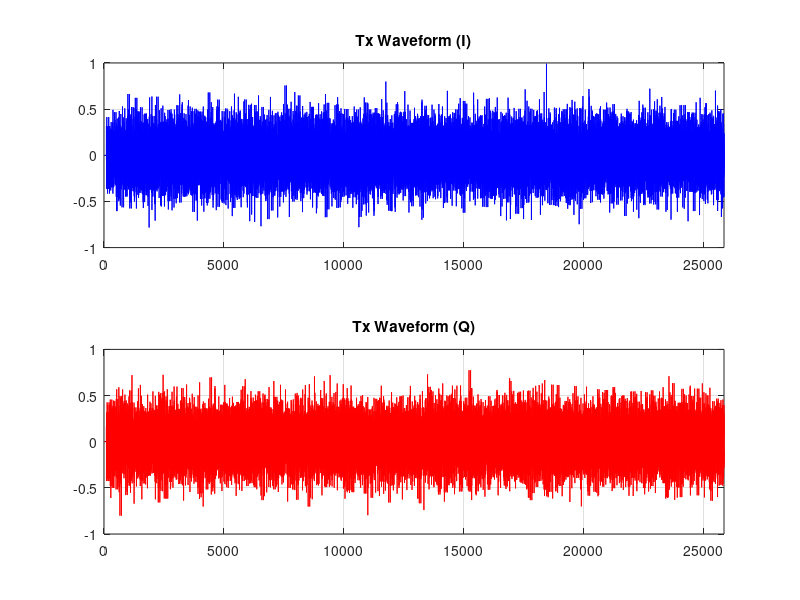
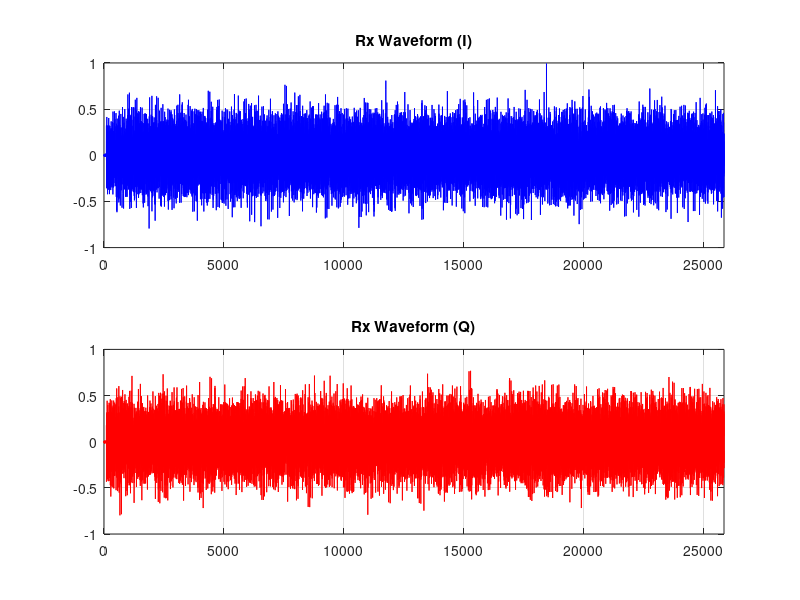
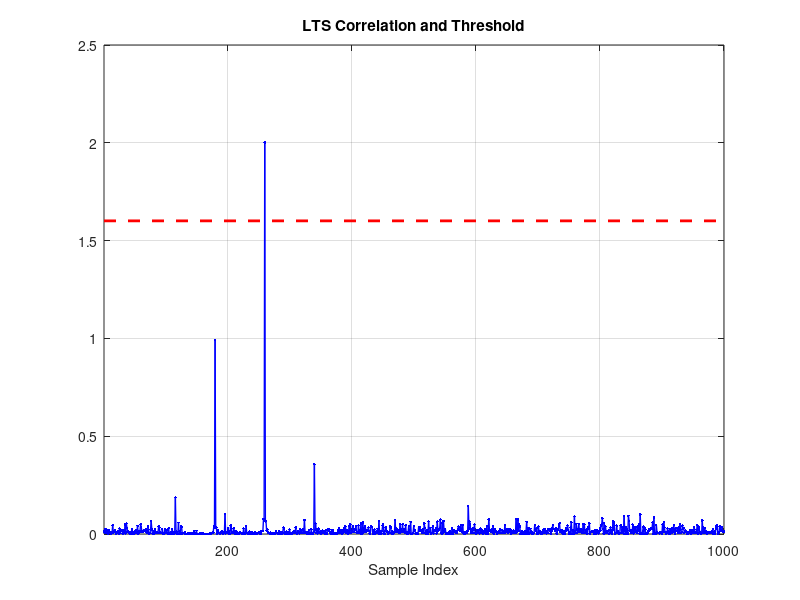
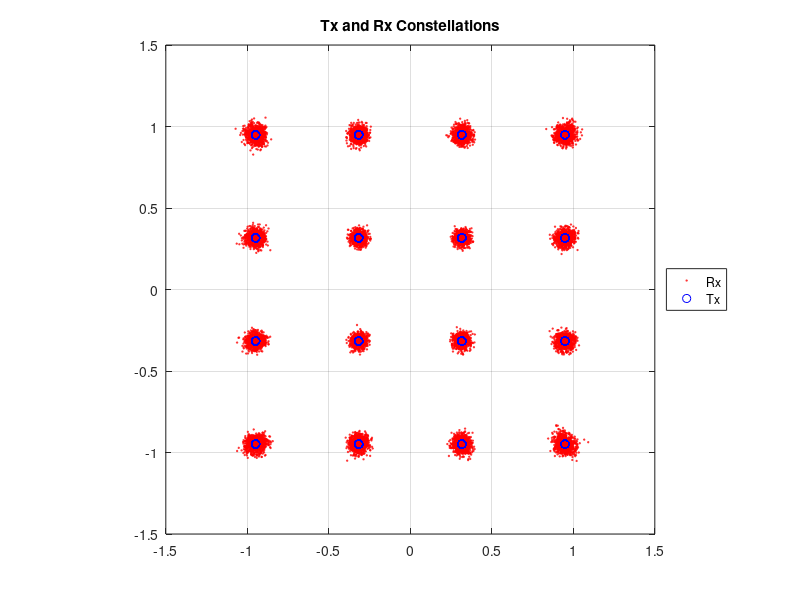

Write the MATLAB code that produced these figures, in order.
%%%%%%%%%%%%%%%%%%%%%%%%%%%%%%%%%%%%%%%%%%%%%%%%%%%%%%%%%%%%%%%%%%%%%%%%%%%
% siso_ofdm_mf_sim.m
% A sane example of Simulated OFDM sysetm
% Copyright (c) 2015 Mango Communications - All Rights Reserved
% Distributed under the WARP License (http://warpproject.org/license)
% Author: C. Nicolas Barati. email: nicobarti@rice.edu
%%%%%%%%%%%%%%%%%%%%%%%%%%%%%%%%%%%%%%%%%%%%%%%%%%%%%%%%%%%%%%%%%%%%%%%%%%%

clear
close all;
% Params:
WRITE_PNG_FILES         = 0;           % Enable writing plots to PNG
CHANNEL                 = 11;          % Channel to tune Tx and Rx radios
SIM_snr_db              = 30;          % simulation data SC SNR

% Waveform params
N_OFDM_SYMS             = 320;         % Number of OFDM symbols
MOD_ORDER               = 16;           % Modulation order (2/4/16/64 = BSPK/QPSK/16-QAM/64-QAM)
TX_SCALE                = 1.0;          % Scale for Tx waveform ([0:1])

% OFDM params
SC_IND_PILOTS           = [8 22 44 58];                           % Pilot subcarrier indices
SC_IND_DATA             = [2:7 9:21 23:27 39:43 45:57 59:64];     % Data subcarrier indices
N_SC                    = 64;                                     % Number of subcarriers
CP_LEN                  = 16;                                     % Cyclic prefix length
N_DATA_SYMS             = N_OFDM_SYMS * length(SC_IND_DATA);      % Number of data symbols (one per data-bearing subcarrier per OFDM symbol)
N_LTS                   = 2;

% Rx processing params
FFT_OFFSET                    = 16;          % Number of CP samples to use in FFT (on average)
LTS_CORR_THRESH               = 0.8;         % Normalized threshold for LTS correlation
DO_APPLY_CFO_CORRECTION       = 0;           % Enable CFO estimation/correction
DO_APPLY_SFO_CORRECTION       = 0;           % Enable SFO estimation/correction
DO_APPLY_PHASE_ERR_CORRECTION = 0;           % Enable Residual CFO estimation/correction

% WARPLab experiment params
USE_AGC                 = true;        % Use the AGC if running on WARP hardware
MAX_TX_LEN              = 2^20;        % Maximum number of samples to use for this experiment
TRIGGER_OFFSET_TOL_NS   = 3000;        % Trigger time offset toleration between Tx and Rx that can be accomodated


% Use sane defaults for hardware-dependent params in sim-only version
maximum_buffer_len = min(MAX_TX_LEN, 2^20);
SAMP_FREQ           = 40e6;
example_mode_string = 'sim';


%% Define a half-band 2x interpolation filter response
% Define the preamble
% LTS for CFO and channel estimation
lts_f = [0 1 -1 -1 1 1 -1 1 -1 1 -1 -1 -1 -1 -1 1 1 -1 -1 1 -1 1 -1 1 1 1 1 0 0 0 0 0 0 0 0 0 0 0 1 1 -1 -1 1 1 -1 1 -1 1 1 1 1 1 1 -1 -1 1 1 -1 1 -1 1 1 1 1];


%% Generate a payload of random integers
tx_data = randi(MOD_ORDER, 1, N_DATA_SYMS) - 1;

% Functions for data -> complex symbol mapping (like qammod, avoids comm toolbox requirement)
% These anonymous functions implement the modulation mapping from IEEE 802.11-2012 Section 18.3.5.8
modvec_bpsk   =  (1/sqrt(2))  .* [-1 1];
modvec_16qam  =  (1/sqrt(10)) .* [-3 -1 +3 +1];
modvec_64qam  =  (1/sqrt(43)) .* [-7 -5 -1 -3 +7 +5 +1 +3];

mod_fcn_bpsk  = @(x) complex(modvec_bpsk(1+x),0);
mod_fcn_qpsk  = @(x) complex(modvec_bpsk(1+bitshift(x, -1)), modvec_bpsk(1+mod(x, 2)));
mod_fcn_16qam = @(x) complex(modvec_16qam(1+bitshift(x, -2)), modvec_16qam(1+mod(x,4)));
mod_fcn_64qam = @(x) complex(modvec_64qam(1+bitshift(x, -3)), modvec_64qam(1+mod(x,8)));

% Map the data values on to complex symbols
switch MOD_ORDER
    case 2         % BPSK
        tx_syms = arrayfun(mod_fcn_bpsk, tx_data);
    case 4         % QPSK
        tx_syms = arrayfun(mod_fcn_qpsk, tx_data);
    case 16        % 16-QAM
        tx_syms = arrayfun(mod_fcn_16qam, tx_data);
    case 64        % 64-QAM
        tx_syms = arrayfun(mod_fcn_64qam, tx_data);
    otherwise
        fprintf('Invalid MOD_ORDER (%d)!  Must be in [2, 4, 16, 64]\n', MOD_ORDER);
        return;
end

% Reshape the symbol vector to a matrix with one column per OFDM symbol
tx_syms_mat = reshape(tx_syms, length(SC_IND_DATA), N_OFDM_SYMS);

% Define the pilot tone values as BPSK symbols
pilots = [1 1 -1 1].';

% Repeat the pilots across all OFDM symbols
pilots_mat = repmat(pilots, 1, N_OFDM_SYMS);

%% IFFT

% Construct the IFFT input matrix
ifft_in_mat_pl = zeros(N_SC, N_OFDM_SYMS);

% Insert the data and pilot values; other subcarriers will remain at 0
ifft_in_mat_pl(SC_IND_DATA, :)   = tx_syms_mat;
ifft_in_mat_pl(SC_IND_PILOTS, :) = pilots_mat;

ifft_in_mat = [lts_f.' lts_f.' ifft_in_mat_pl];
%Perform the IFFT
tx_payload_mat = ifft(ifft_in_mat, N_SC, 1);

% Insert the cyclic prefix
if(CP_LEN > 0)
    tx_cp = tx_payload_mat((end-CP_LEN+1 : end), :);
    tx_payload_mat = [tx_cp; tx_payload_mat];
end
lts_t = tx_payload_mat(:,1:N_LTS);
lts_t = lts_t(:);
% Reshape to a vector
tx_payload_vec = reshape(tx_payload_mat, 1, numel(tx_payload_mat));

% Construct the full time-domain OFDM waveform
tx_vec = tx_payload_vec;

%Calculate the noise variance 
SIM_snr =10^(0.1* SIM_snr_db);
data_sc_ratio = length(SC_IND_DATA) / N_SC;      %ratio of SCs carrying data vs all SCs
tx_vec_pow_avg = mean( abs(TX_SCALE .* tx_vec ./ max(abs(tx_vec))).^2) /data_sc_ratio;    % Average power on each SC
sim_N0 = tx_vec_pow_avg / SIM_snr;

% Pad with zeros for transmission
tx_vec_padded = [zeros(1,100) tx_vec];

%% Interpolate
% Zero pad then filter (same as interp or upfirdn without signal processing toolbox)

tx_vec_air = tx_vec_padded;

% Scale the Tx vector to +/- 1
tx_vec_air = TX_SCALE .* tx_vec_air ./ max(abs(tx_vec_air));

TX_NUM_SAMPS = length(tx_vec_air);

% AWGN:
rx_vec_air = tx_vec_air;
rx_vec_air = rx_vec_air + sqrt(sim_N0/2)*(randn(size(rx_vec_air)) + 1i*randn(size(rx_vec_air)));

%% Correlate for LTS through a normalized matched-filter:
a = 1;
unos = ones(size(lts_t))';
v0 = filter(fliplr(lts_t'),a, rx_vec_air);
v1 = filter(unos,a,abs(rx_vec_air).^2);
m_filt = (abs(v0).^2)./v1;
[rho_max, ipos] = max(m_filt);
pkt_strt = ipos - N_LTS*(N_SC + CP_LEN)+1;

lts_peaks = find(m_filt(1:800) > LTS_CORR_THRESH*rho_max);

% Rx signal
figure; clf;
subplot(2,1,1);
plot(real(rx_vec_air), 'b');
axis([0 length(rx_vec_air) -TX_SCALE TX_SCALE])
grid on;
title('Rx Waveform (I)');

subplot(2,1,2);
plot(imag(rx_vec_air), 'r');
axis([0 length(rx_vec_air) -TX_SCALE TX_SCALE])
grid on;
title('Rx Waveform (Q)');
% Stop if no valid correlation peak was found
if(isempty(lts_peaks))
    fprintf('No LTS Correlation Peaks Found!\n');
end

%% Rx payload processing

% Extract the payload samples (integral number of OFDM symbols following preamble)
payload_vec = rx_vec_air(pkt_strt : pkt_strt+(N_OFDM_SYMS + N_LTS) *(N_SC+CP_LEN)-1);
payload_mat = reshape(payload_vec, (N_SC+CP_LEN), N_LTS + N_OFDM_SYMS);

% Remove the cyclic prefix, keeping FFT_OFFSET samples of CP (on average)
payload_mat_noCP = payload_mat(CP_LEN-FFT_OFFSET+[1:N_SC], :);


% Take the FFT
syms_f_mat_sc = fft(payload_mat_noCP, N_SC, 1);
syms_f_mat = syms_f_mat_sc(SC_IND_DATA,:);

rx_lts1_f = syms_f_mat(:,1);
rx_lts2_f = syms_f_mat(:,2);

rx_H_est0 = [rx_lts1_f rx_lts2_f]./repmat(lts_f(SC_IND_DATA).', 1, N_LTS);
rx_H_est = mean(rx_H_est0,2);

% Equalize (zero-forcing, just divide by complex chan estimates)
syms_eq_mat = syms_f_mat(:,N_LTS + 1:end) ./ repmat(rx_H_est, 1, N_OFDM_SYMS);
% Apply the pilot phase correction per symbol

payload_syms_mat =syms_eq_mat;

%% Demodulate
rx_syms = reshape(payload_syms_mat, 1, N_DATA_SYMS);

demod_fcn_bpsk = @(x) double(real(x)>0);
demod_fcn_qpsk = @(x) double(2*(real(x)>0) + 1*(imag(x)>0));
demod_fcn_16qam = @(x) (8*(real(x)>0)) + (4*(abs(real(x))<0.6325)) + (2*(imag(x)>0)) + (1*(abs(imag(x))<0.6325));
demod_fcn_64qam = @(x) (32*(real(x)>0)) + (16*(abs(real(x))<0.6172)) + (8*((abs(real(x))<(0.9258))&&((abs(real(x))>(0.3086))))) + (4*(imag(x)>0)) + (2*(abs(imag(x))<0.6172)) + (1*((abs(imag(x))<(0.9258))&&((abs(imag(x))>(0.3086)))));

switch(MOD_ORDER)
    case 2         % BPSK
        rx_data = arrayfun(demod_fcn_bpsk, rx_syms);
    case 4         % QPSK
        rx_data = arrayfun(demod_fcn_qpsk, rx_syms);
    case 16        % 16-QAM
        rx_data = arrayfun(demod_fcn_16qam, rx_syms);
    case 64        % 64-QAM
        rx_data = arrayfun(demod_fcn_64qam, rx_syms);
end

%% Plot Results
cf = 0;

% Tx signal
cf = cf + 1;
figure(cf); clf;

subplot(2,1,1);
plot(real(tx_vec_air), 'b');
axis([0 length(tx_vec_air) -TX_SCALE TX_SCALE])
grid on;
title('Tx Waveform (I)');

subplot(2,1,2);
plot(imag(tx_vec_air), 'r');
axis([0 length(tx_vec_air) -TX_SCALE TX_SCALE])
grid on;
title('Tx Waveform (Q)');

if(WRITE_PNG_FILES)
    print(gcf,sprintf('wl_ofdm_plots_%s_txIQ', example_mode_string), '-dpng', '-r96', '-painters')
end

% Rx signal
cf = cf + 1;
figure(cf); clf;
subplot(2,1,1);
plot(real(rx_vec_air), 'b');
axis([0 length(rx_vec_air) -TX_SCALE TX_SCALE])
grid on;
title('Rx Waveform (I)');

subplot(2,1,2);
plot(imag(rx_vec_air), 'r');
axis([0 length(rx_vec_air) -TX_SCALE TX_SCALE])
grid on;
title('Rx Waveform (Q)');

if(WRITE_PNG_FILES)
    print(gcf,sprintf('wl_ofdm_plots_%s_rxIQ', example_mode_string), '-dpng', '-r96', '-painters')
end

% Rx LTS correlation
cf = cf + 1;
figure(cf); clf;
lts_to_plot = m_filt(1:1000);
plot(lts_to_plot, '.-b', 'LineWidth', 1);
hold on;
grid on;
line([1 length(lts_to_plot)], LTS_CORR_THRESH*max(lts_to_plot)*[1 1], 'LineStyle', '--', 'Color', 'r', 'LineWidth', 2);
title('LTS Correlation and Threshold')
xlabel('Sample Index')
myAxis = axis();
axis([1, 1000, myAxis(3), myAxis(4)])

if(WRITE_PNG_FILES)
    print(gcf,sprintf('wl_ofdm_plots_%s_ltsCorr', example_mode_string), '-dpng', '-r96', '-painters')
end


%% Symbol constellation
cf = cf + 1;
figure(cf); clf;

plot(payload_syms_mat(:),'ro','MarkerSize',1);
axis square; axis(1.5*[-1 1 -1 1]);
grid on;
hold on;

plot(tx_syms_mat(:),'bo');
title('Tx and Rx Constellations')
legend('Rx','Tx','Location','EastOutside');

if(WRITE_PNG_FILES)
    print(gcf,sprintf('wl_ofdm_plots_%s_constellations', example_mode_string), '-dpng', '-r96', '-painters')
end


% EVM & SNR
cf = cf + 1;
figure(cf); clf;

evm_mat = abs(payload_syms_mat - tx_syms_mat).^2;
aevms = mean(evm_mat(:));
snr = 10*log10(1./aevms);

subplot(2,1,1)
plot(100*evm_mat(:),'o','MarkerSize',1)
axis tight
hold on
plot([1 length(evm_mat(:))], 100*[aevms, aevms],'r','LineWidth',4)
myAxis = axis;
h = text(round(.05*length(evm_mat(:))), 100*aevms+ .1*(myAxis(4)-myAxis(3)), sprintf('Effective SNR: %.1f dB', snr));
set(h,'Color',[1 0 0])
set(h,'FontWeight','bold')
set(h,'FontSize',10)
set(h,'EdgeColor',[1 0 0])
set(h,'BackgroundColor',[1 1 1])
hold off
xlabel('Data Symbol Index')
ylabel('EVM (%)');
legend('Per-Symbol EVM','Average EVM','Location','NorthWest');
title('EVM vs. Data Symbol Index')
grid on

subplot(2,1,2)
imagesc(1:N_OFDM_SYMS, (SC_IND_DATA - N_SC/2), 100*fftshift(evm_mat,1))

grid on
xlabel('OFDM Symbol Index')
ylabel('Subcarrier Index')
title('EVM vs. (Subcarrier & OFDM Symbol)')
h = colorbar;
set(get(h,'title'),'string','EVM (%)');
myAxis = caxis();
if (myAxis(2)-myAxis(1)) < 5
    caxis([myAxis(1), myAxis(1)+5])
end



if(WRITE_PNG_FILES)
    print(gcf,sprintf('wl_ofdm_plots_%s_evm', example_mode_string), '-dpng', '-r96', '-painters')
end

%% Calculate Rx stats

sym_errs = sum(tx_data ~= rx_data);
bit_errs = length(find(dec2bin(bitxor(tx_data, rx_data),8) == '1'));
rx_evm   = sqrt(sum((real(rx_syms) - real(tx_syms)).^2 + (imag(rx_syms) - imag(tx_syms)).^2)/(length(SC_IND_DATA) * N_OFDM_SYMS));

fprintf('\nResults:\n');
fprintf('Num Bytes:   %d\n', N_DATA_SYMS * log2(MOD_ORDER) / 8);
fprintf('Sym Errors:  %d (of %d total symbols)\n', sym_errs, N_DATA_SYMS);
fprintf('Bit Errors:  %d (of %d total bits)\n', bit_errs, N_DATA_SYMS * log2(MOD_ORDER));



